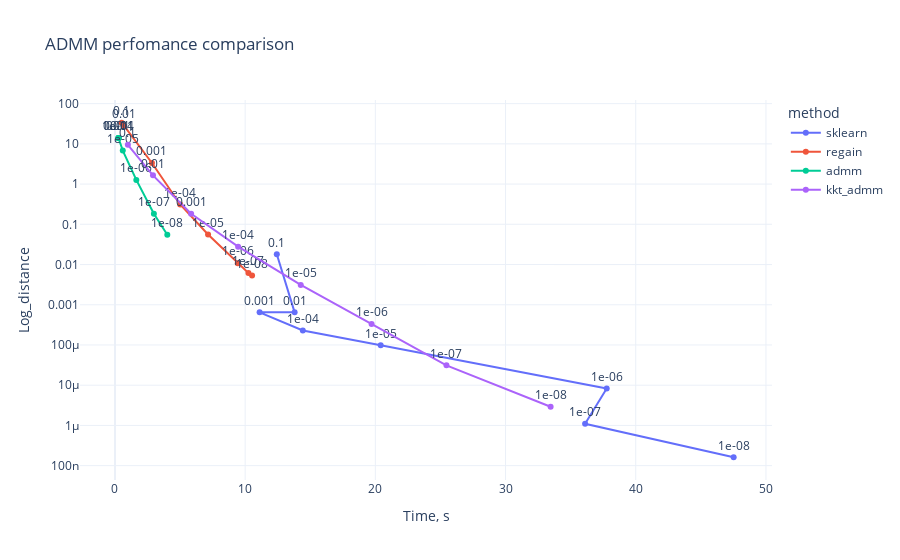

Notebook code cell kept with this figure:
### Code cell
fig = px.line(df, x="sec_time", y="distance", color= "method", log_y = True, text = "str_tol",
        labels={"sec_time": "Time, s",
                "distance": "Log_distance",
                "method": "method"
                 },
        template = "plotly_white",
              title='ADMM perfomance comparison')
fig.update_traces(textposition='top center')
fig.show()

### Figure 1 — Plotly figure (JSON) as saved in the notebook; plotly's stock layout.template omitted (floating-point values rounded to 4 significant figures)
{"data": [{"hovertemplate": "method=sklearn<br>Time, s=%{x}<br>Log_distance=%{y}<br>str_tol=%{text}<extra></extra>", "legendgroup": "sklearn", "line": {"color": "#636efa", "dash": "solid"}, "mode": "lines+markers+text", "name": "sklearn", "orientation": "v", "showlegend": true, "text": ["0.1", "0.01", "0.001", "1e-04", "1e-05", "1e-06", "1e-07", "1e-08"], "textposition": "top center", "type": "scatter", "x": [12.43, 13.8, 11.11, 14.43, 20.41, 37.77, 36.11, 47.52], "xaxis": "x", "y": [0.01796, 0.0006476, 0.0006476, 0.0002295, 9.811e-05, 8.314e-06, 1.095e-06, 1.617e-07], "yaxis": "y"}, {"hovertemplate": "method=regain<br>Time, s=%{x}<br>Log_distance=%{y}<br>str_tol=%{text}<extra></extra>", "legendgroup": "regain", "line": {"color": "#EF553B", "dash": "solid"}, "mode": "lines+markers+text", "name": "regain", "orientation": "v", "showlegend": true, "text": ["0.1", "0.01", "0.001", "1e-04", "1e-05", "1e-06", "1e-07", "1e-08"], "textposition": "top center", "type": "scatter", "x": [0.51, 0.69, 2.84, 5.01, 7.15, 9.43, 10.25, 10.53], "xaxis": "x", "y": [33.48, 28.28, 3.348, 0.3112, 0.05577, 0.01082, 0.006158, 0.005353], "yaxis": "y"}, {"hovertemplate": "method=admm<br>Time, s=%{x}<br>Log_distance=%{y}<br>str_tol=%{text}<extra></extra>", "legendgroup": "admm", "line": {"color": "#00cc96", "dash": "solid"}, "mode": "lines+markers+text", "name": "admm", "orientation": "v", "showlegend": true, "text": ["0.1", "0.01", "0.001", "1e-04", "1e-05", "1e-06", "1e-07", "1e-08"], "textposition": "top center", "type": "scatter", "x": [0.3, 0.26, 0.27, 0.27, 0.6, 1.64, 2.99, 4.02], "xaxis": "x", "y": [14.04, 14.04, 14.04, 14.04, 6.811, 1.268, 0.1833, 0.05497], "yaxis": "y"}, {"hovertemplate": "method=kkt_admm<br>Time, s=%{x}<br>Log_distance=%{y}<br>str_tol=%{text}<extra></extra>", "legendgroup": "kkt_admm", "line": {"color": "#ab63fa", "dash": "solid"}, "mode": "lines+markers+text", "name": "kkt_admm", "orientation": "v", "showlegend": true, "text": ["0.1", "0.01", "0.001", "1e-04", "1e-05", "1e-06", "1e-07", "1e-08"], "textposition": "top center", "type": "scatter", "x": [0.99, 2.92, 5.85, 9.46, 14.27, 19.71, 25.46, 33.46], "xaxis": "x", "y": [9.487, 1.65, 0.1833, 0.02785, 0.003112, 0.000333, 3.112e-05, 2.909e-06], "yaxis": "y"}], "layout": {"legend": {"title": {"text": "method"}, "tracegroupgap": 0}, "title": {"text": "ADMM perfomance comparison"}, "xaxis": {"anchor": "y", "domain": [0, 1], "title": {"text": "Time, s"}}, "yaxis": {"anchor": "x", "domain": [0, 1], "title": {"text": "Log_distance"}, "type": "log"}}}
